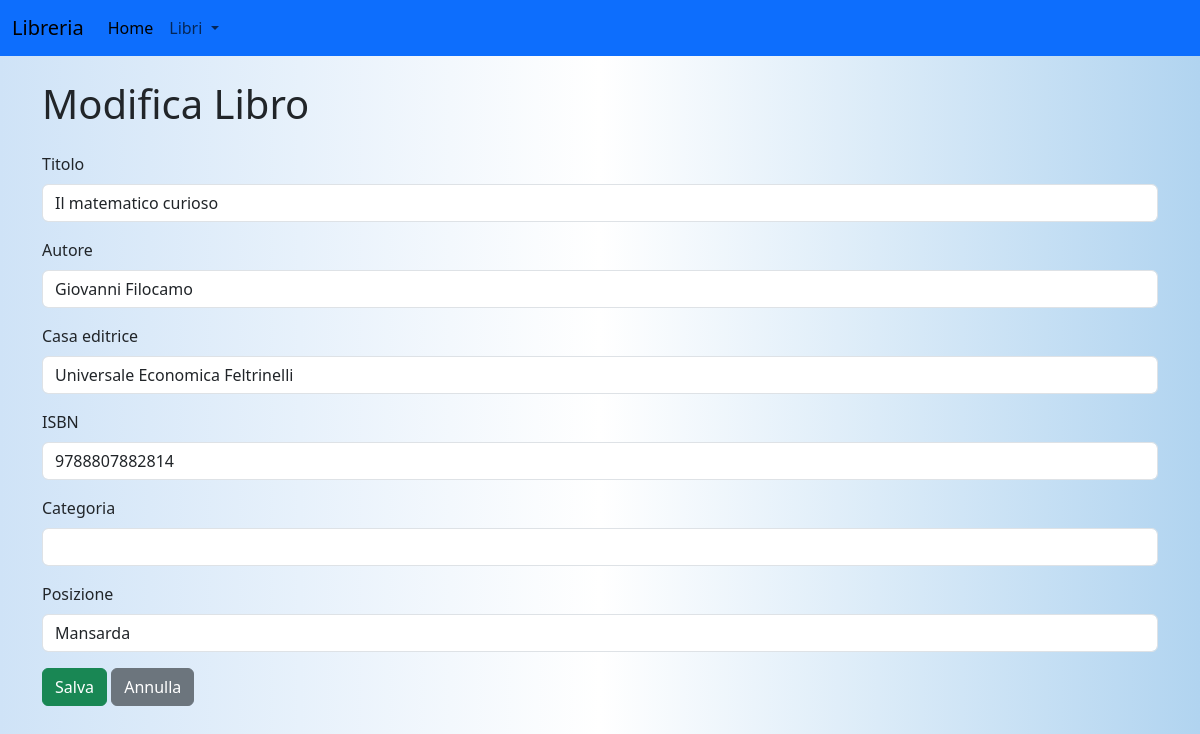
/api/libro/1/edit, run on an earlier commit of the app's database.
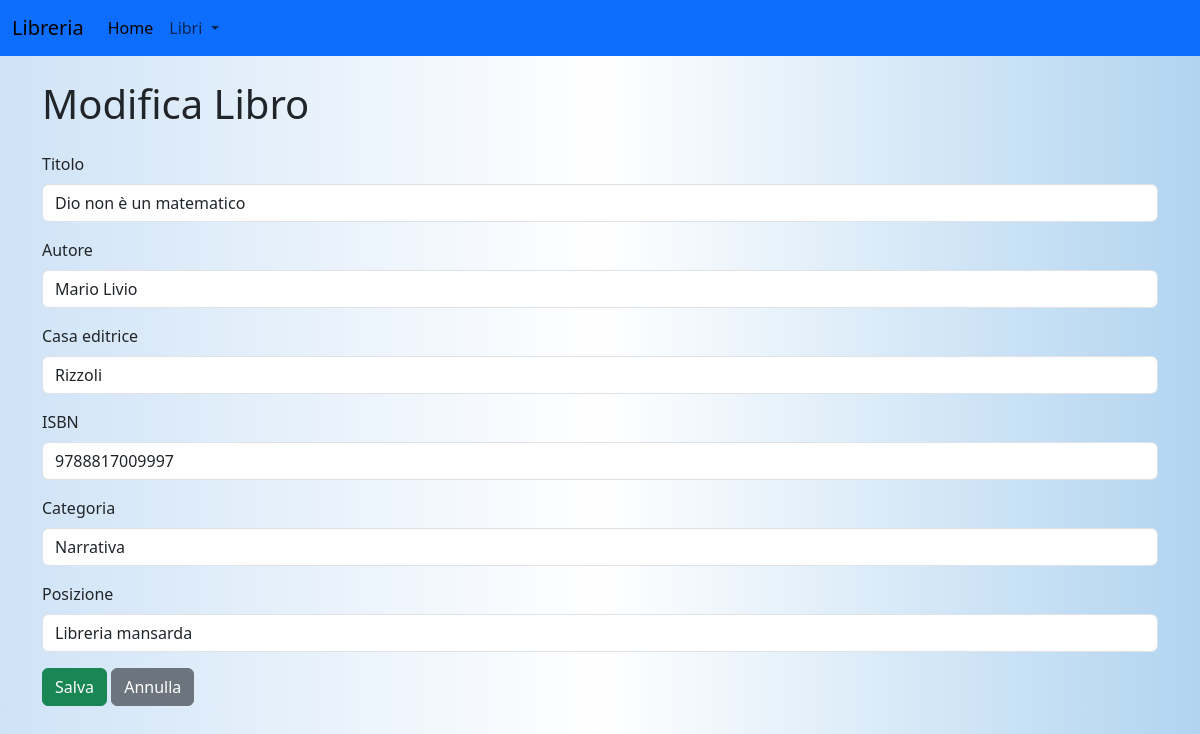
And on a later commit of the database.
### models/libri.py (models this page shows, shortened)
class Libri(db.Model):
    __tablename__ = "libri"
    id = db.Column(db.Integer, primary_key=True)
    titolo = db.Column(db.String(100), nullable=False)
    autore = db.Column(db.String(50), )
    casa_editrice = db.Column(db.String(50))
    isbn = db.Column(db.String(13))
    categoria = db.Column(db.String(50))
    posizione = db.Column(db.String(20))

### routes/libri.py (the view)
@libri_bp.route('/libro/<int:libro_id>/edit', methods=['GET'])
def edit_libro(libro_id):
    libro = get_by_id(libro_id)  # Recupera il libro dal database
    return render_template('edit_libro.html', libro=libro)

### services/libri_service.py (called while the page is built)
def get_by_id(id):
    return Libri.query.get_or_404(id)

### templates/edit_libro.html
{% extends "form.html" %}
{% block content %}
<h1>Modifica Libro</h1>
<form action="/api/update_libro/{{ libro.id }}" method="POST" class="mt-4">
    <div class="mb-3">
        <label for="titolo" class="form-label">Titolo</label>
        <input type="text" class="form-control" id="titolo" name="titolo" value="{{ libro.titolo }}" required>
    </div>
    <div class="mb-3">
        <label for="autore" class="form-label">Autore</label>
        <input type="text" class="form-control" id="autore" name="autore" value="{{ libro.autore }}" required>
    </div>
    <div class="mb-3">
        <label for="casa_editrice" class="form-label">Casa editrice</label>
        <input type="text" class="form-control" id="casa_editrice" name="casa_editrice"
            value="{{ libro.casa_editrice }}" required>
    </div>
    <div class="mb-3">
        <label for="isbn" class="form-label">ISBN</label>
        <input type="text" class="form-control" id="isbn" name="isbn" value="{{ libro.isbn }}" required>
    </div>
    <div class="mb-3">
        <label for="categoria" class="form-label">Categoria</label>
        <input type="text" class="form-control" id="categoria" name="categoria" value="{{ libro.categoria }}" >
    </div>
    <div class="mb-3">
        <label for="posizione" class="form-label">Posizione</label>
        <input type="text" class="form-control" id="posizione" name="posizione" value="{{ libro.posizione }}" >
    </div>
    <button type="submit" class="btn btn-success">Salva</button>
    <a href="/api/libri" class="btn btn-secondary">Annulla</a>
</form>
{% endblock %}

### templates/form.html (shortened to what this page needs)
<!DOCTYPE html>
<html lang="it">
<head>
    <link href="{{ url_for('static', filename='css/style.css') }}" rel="stylesheet">
    <link href="https://cdn.jsdelivr.net/npm/bootstrap@5.3.2/dist/css/bootstrap.min.css" rel="stylesheet">
    <link href="https://cdnjs.cloudflare.com/ajax/libs/font-awesome/6.5.1/css/all.min.css" rel="stylesheet">
    <link href="https://cdnjs.cloudflare.com/ajax/libs/twitter-bootstrap/5.3.0/css/bootstrap.min.css" rel="stylesheet">
    <link href="https://cdn.datatables.net/2.1.8/css/dataTables.bootstrap5.css" rel="stylesheet">
</head>
<body>
    <nav class="navbar navbar-expand-lg">
        <div class="container-fluid">
            <a class="navbar-brand" href="#">Libreria</a>
            <div class="collapse navbar-collapse" id="navbarSupportedContent">
                <ul class="navbar-nav me-auto mb-2 mb-lg-0">
                    <li class="nav-item">
                        <a class="nav-link active" aria-current="page" href="/home">Home</a>
                    </li>
                    <li class="nav-item dropdown">
                        <a class="nav-link dropdown-toggle" href="#" role="button" data-bs-toggle="dropdown"
                            aria-expanded="false">
                            Libri
                        </a>
                    </li>
                </ul>
            </div>
        </div>
    </nav>
    <div class="container mt-4">
        {% block content %}{% endblock %}
    </div>
</body>
</html>

### static/css/style.css (style rules this page uses)
:root { --primary-color: #4CAF50; --hover-color: #45a049; --background-color: #fff; --btn-primary: #0d6efd; }
body { background: linear-gradient(to right, #cfe3f7, #fff, #b1d4f0); color: #333; font-family: 'Times New Roman', Times, serif; }
nav.navbar { background-color: var(--btn-primary); }

What changed in the data, as far as the page shows it:
changed Libri: titolo "Il matematico curioso" → "Dio non è un matematico"; autore "Giovanni Filocamo" → "Mario Livio"; casa_editrice "Universale Economica Feltrinelli" → "Rizzoli"; isbn "9788807882814" → "9788817009997"; categoria (not shown) → "Narrativa"; posizione "Mansarda" → "Libreria mansarda"
